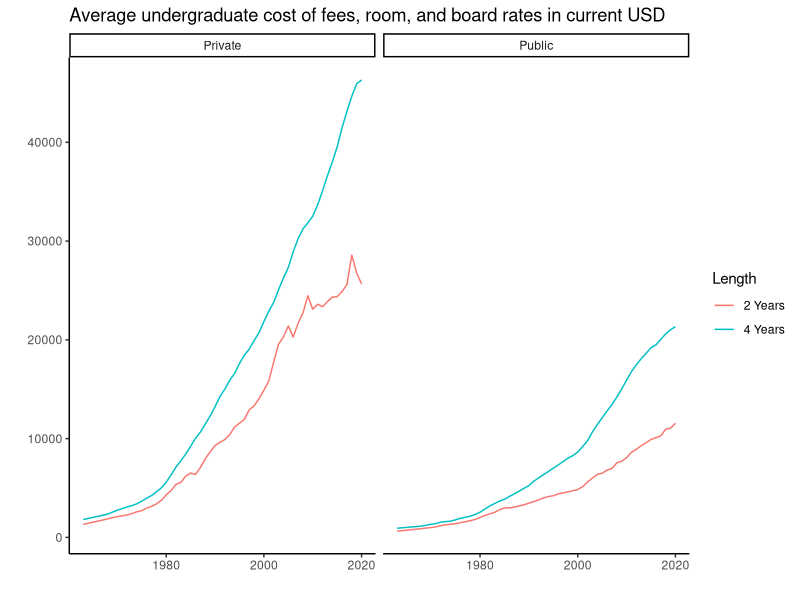
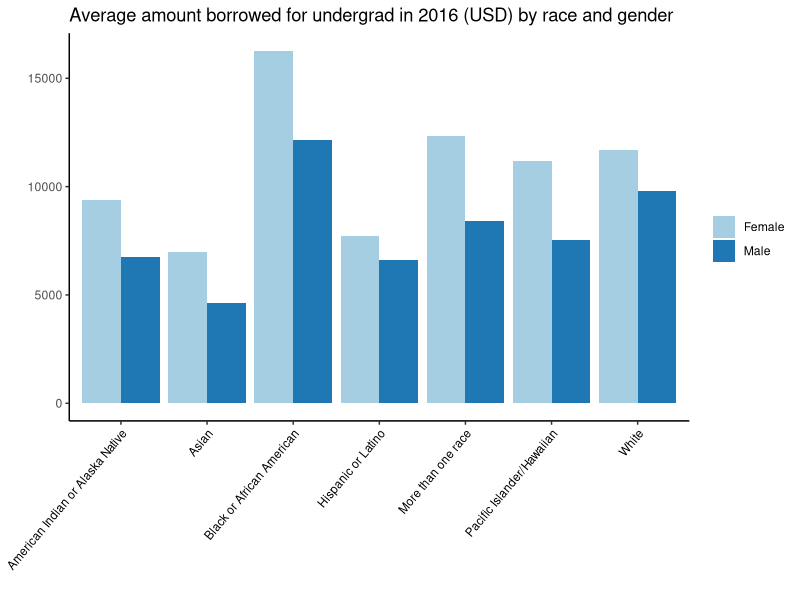

Here is the R script that generated these plots, in order:
## ---- chunk 1
knitr::opts_chunk$set(echo = TRUE, message = F, warning = F)
## ---- chunk 2
library(readxl)
library(ggplot2)
library(tidyverse)
## ---- chunk 3
tuition_cost <- read_excel("tabn330.10.xls", sheet = "Sheet1")
head(tuition_cost)

tuition_cost %>% 
  ggplot(aes(x = Year, y = Amount, color = Length)) +
  geom_line() +
  facet_wrap(~Type) +
  theme_classic() +
  labs(title = "Average undergraduate cost of fees, room, and board rates in current USD", x = "", y = "")
## ---- chunk 4
Cum_amt_borrowed_2016 <- read_excel("PowerStats_AveragesMediansPercents_20220914_231112.xlsx", sheet = "Sheet1")
head(Cum_amt_borrowed_2016)

Cum_amt_borrowed_2016 %>% 
  ggplot(aes(x = Race, y = Amount, fill = Gender)) +
  geom_bar(stat="identity", position = position_dodge()) +
  theme_classic() +
  theme(axis.text.x = element_text(angle = 50, vjust = 1, hjust=1, size = 8.5, color = "black")) +
  scale_fill_brewer(palette = "Paired") +
  labs(x = "", y = "", fill = "", title = "Average amount borrowed for undergrad in 2016 (USD) by race and gender")
